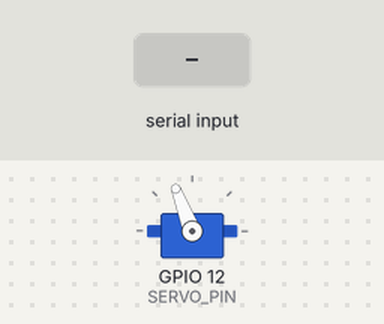
The sketch below on a simulated ESP32. On the bench: servo. The inputs (shaded band) are chosen by the test bench. WiFi joins after 1.5 s; servers stay silent unless stated; uploads are accepted with an empty reply; what the sketch prints to the serial monitor is not drawn.

Above: at 2.85 s.
2.9 s: "1\n" received over the second serial link
At 4.35 s:
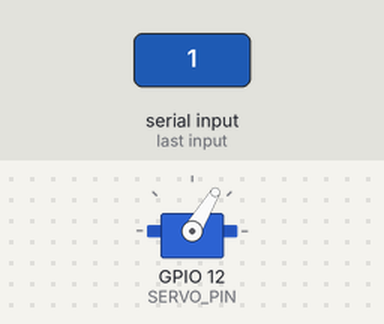
At 5.7 s:
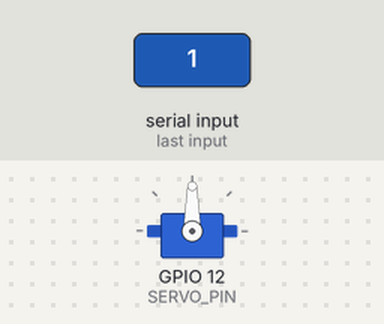
Timing chart, 0 to 11.9 s (numbered marks = the images above; inputs shaded):
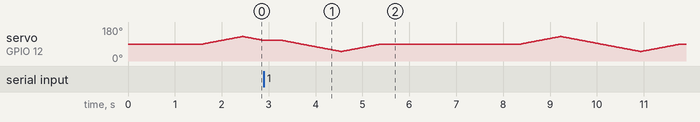

The sketch:

COD_MCU_B.ino
```cpp
/* MK-11 IOT SCOUT (Real AI Edition)
   =================================
   ROLE:
     1. "Sentient" Logging using Google Gemini API.
     2. Servo Animation (Visuals).
     3. Multi-WiFi Auto-Connect.
     4. Cloud Upload (Discord/Serial).

   HARDWARE: Servo on Pin 12.
   CONNECTION: TX Pin 17 (MCU B) <-> RX Pin 16 (MCU A).
*/

#include <ESP32Servo.h>
#include <WiFi.h>
#include <HTTPClient.h>
#include <WiFiClientSecure.h>

// --- CONFIG ---
const int SERVO_PIN = 12;
#define RXD2 16 // Listen to Commander

// --- MULTI-WIFI CREDENTIALS ---
struct Creds { const char* ssid; const char* pass; };
Creds wifiList[] = {
  {"Excitel_SIVAJAY_2.4Ghz", "good4$all"},
  {"AndroidAPD31F", "sivandroid"},
  {"Hotspot", "hotspot_pass"}
};
const int WIFI_COUNT = sizeof(wifiList)/sizeof(wifiList[0]);

// --- AI CONFIGURATION (THE BRAIN) ---
// 1. Get Key: https://aistudio.google.com/
const char* GEMINI_API_KEY = "AIzaSyD5bi3-A4MLY6m6_ff6P7sAZVTs4xRvT_c";

// 2. Discord Webhook (Optional - leave empty to just log to Serial)
const char* DISCORD_WEBHOOK = "https://discord.com/api/webhooks/1473652871399604256/iq4bintrsZVC_O9KngQatk1gsjaW6uzQIRF1vh2VlQ6OahpK-XNvdL-G9j81jpTXDi9h";

// 3. The Robot's Personality (Prompt Engineering)
const String AI_SYSTEM_PROMPT = "You are MK-11, a sarcastic but efficient sci-fi logistics droid. Write a very short (max 15 words) status log for this event: ";

Servo myServo;

// Variables
int pos = 90;
int sweepState = 0;
unsigned long lastMove = 0;
unsigned long waitStart = 0;
bool wifiConnected = false;

void connectToWiFi() {
  WiFi.mode(WIFI_AP_STA);

  // Debug Hotspot
  WiFi.softAP("SciFi-AI-Node", "12345678");
  Serial.print("AI NODE IP: "); Serial.println(WiFi.softAPIP());

  Serial.println("SEARCHING FOR INTERNET UPLINK...");

  for(int i=0; i<WIFI_COUNT; i++) {
    Serial.print("Connecting to: "); Serial.print(wifiList[i].ssid);
    WiFi.begin(wifiList[i].ssid, wifiList[i].pass);

    int attempts = 0;
    while(WiFi.status() != WL_CONNECTED && attempts < 15) {
      delay(200); Serial.print("."); attempts++;
    }

    if(WiFi.status() == WL_CONNECTED) {
      Serial.println("\n[ONLINE] UPLINK ESTABLISHED.");
      wifiConnected = true;
      return;
    }
    Serial.println(" Failed.");
  }
  Serial.println("[OFFLINE] AI SYSTEMS DISABLED.");
}

void setup() {
  Serial.begin(115200);

  // Listen to Commander (RX only needed here technically, but using Serial2 standard)
  Serial2.begin(115200, SERIAL_8N1, RXD2, 17);

  myServo.attach(SERVO_PIN, 500, 2400);
  myServo.write(90);

  connectToWiFi();
}

// --- REAL AI GENERATION ---
String generateAIResponse(String event) {
  if(!wifiConnected) return "Offline. Event: " + event;
  if(String(GEMINI_API_KEY).length() < 10) return "No API Key. Event: " + event;

  HTTPClient http;
  WiFiClientSecure client;
  client.setInsecure(); // Skip cert check for speed

  // Gemini 1.5 Flash Endpoint (Fast & Cheap/Free)
  String url = "https://generativelanguage.googleapis.com/v1beta/models/gemini-1.5-flash:generateContent?key=" + String(GEMINI_API_KEY);

  http.begin(client, url);
  http.addHeader("Content-Type", "application/json");

  // JSON Payload for Gemini
  String payload = "{ \"contents\": [{ \"parts\": [{ \"text\": \"" + AI_SYSTEM_PROMPT + event + "\" }] }] }";

  int httpCode = http.POST(payload);
  String result = "AI Error";

  if(httpCode == 200) {
    String response = http.getString();
    // Simple parsing to extract the text (Avoiding heavy JSON library)
    int textStart = response.indexOf("\"text\": \"");
    if(textStart > 0) {
      textStart += 9;
      int textEnd = response.indexOf("\"", textStart);
      result = response.substring(textStart, textEnd);
      // Clean up newlines which JSON might escape
      result.replace("\\n", " ");
    }
  } else {
    Serial.printf("AI Request Failed: %d\n", httpCode);
    result = "Connection Error during AI processing.";
  }

  http.end();
  return result;
}

// --- DISCORD UPLOAD ---
void sendToDiscord(String message) {
  if(!wifiConnected || String(DISCORD_WEBHOOK) == "") return;

  HTTPClient http;
  WiFiClientSecure client;
  client.setInsecure();

  http.begin(client, DISCORD_WEBHOOK);
  http.addHeader("Content-Type", "application/json");

  String json = "{\"content\": \"🤖 **MK-11 LOG:** " + message + "\"}";
  http.POST(json);
  http.end();
}

void processEvent(String msg) {
  Serial.println("\n[EVENT DETECTED]: " + msg);

  // 1. Generate AI Response (This will block for ~1-2s, creating a "Thinking" pause)
  String aiResponse = generateAIResponse(msg);
  Serial.println("[AI]: " + aiResponse);

  // 2. Upload to Discord (Optional)
  sendToDiscord(aiResponse);
}

void loop() {
  // 1. LISTEN FOR COMMANDER
  if(Serial2.available()) {
    String msg = Serial2.readStringUntil('\n');
    msg.trim();
    if(msg.length() > 0) {
      processEvent(msg);
    }
  }

  // 2. SERVO ANIMATION
  // (Will pause naturally during AI generation, adding realism)
  if(sweepState != 2 && millis() - lastMove > 20) {
    lastMove = millis();

    if (sweepState == 0) { // Scan Left
      pos++;
      if (pos >= 130) sweepState = 1;
    }
    else if (sweepState == 1) { // Scan Right
      pos--;
      if (pos <= 50) sweepState = 3;
    }
    else if (sweepState == 3) { // Center
      pos++;
      if (pos >= 90) {
        sweepState = 2;
        waitStart = millis();
      }
    }
    myServo.write(pos);
  }

  // 3. WAIT STATE
  if (sweepState == 2) {
    if (millis() - waitStart > 3000) {
      sweepState = 0;
    }
  }
}
```
